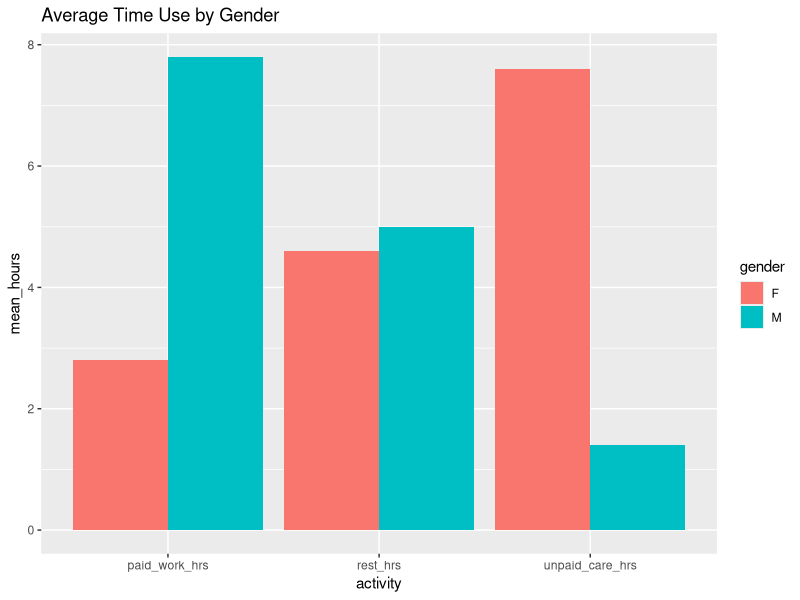

The R source for this figure:
## ---- chunk 1
library(dplyr)
library(ggplot2)
library(tidyr)

data <- read.csv("sample data/timeuse_sample.csv")

data_clean <- data %>%
  filter(!is.na(gender), !is.na(paid_work_hrs), !is.na(unpaid_care_hrs), !is.na(rest_hrs))

long_data <- data_clean %>%
  pivot_longer(cols = c("paid_work_hrs", "unpaid_care_hrs", "rest_hrs"),
               names_to = "activity",
               values_to = "hours")

summary_table <- long_data %>%
  group_by(gender, activity) %>%
  summarise(mean_hours = mean(hours), .groups = "drop")

ggplot(summary_table, aes(x = activity, y = mean_hours, fill = gender)) +
  geom_col(position = "dodge") +
  labs(title = "Average Time Use by Gender")
